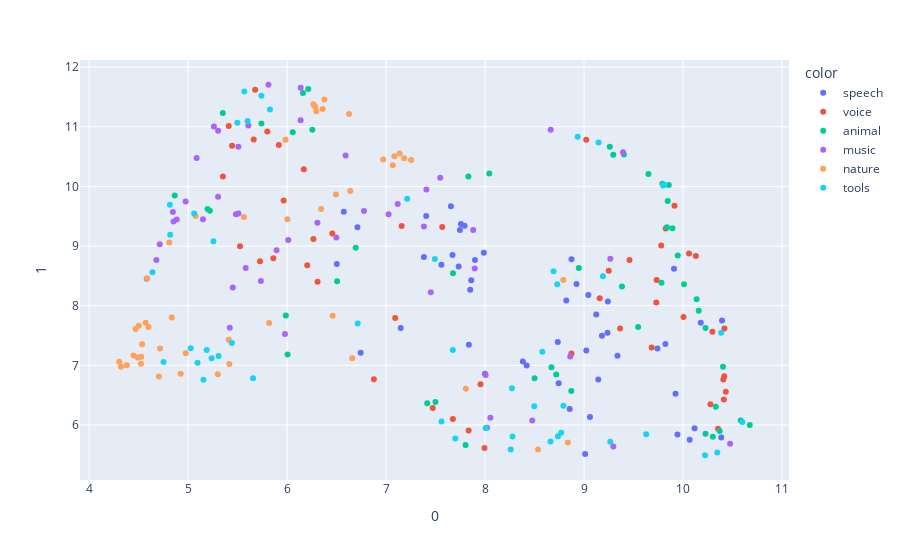
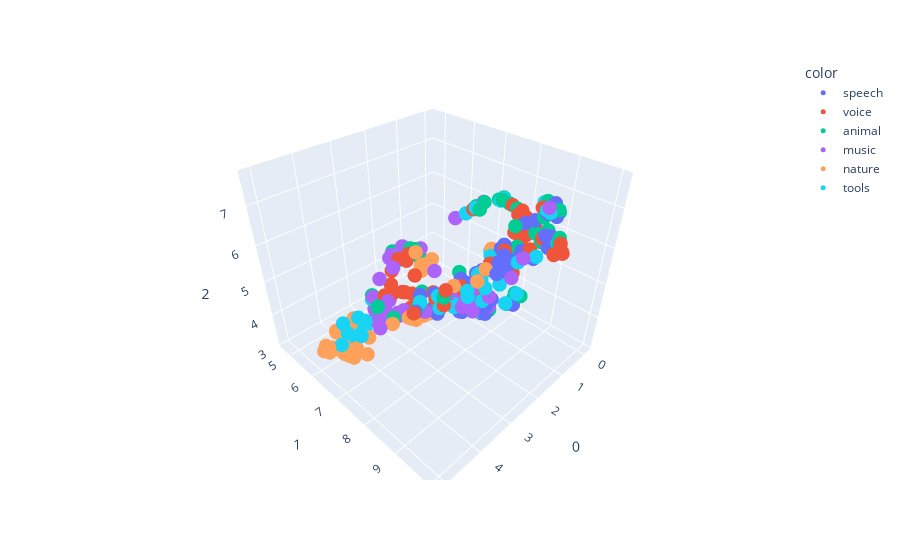

Notebook cell for these charts, in order:
### Code cell
umap_2d = UMAP(n_components=2, init='random', random_state=0)
umap_3d = UMAP(n_components=3, init='random', random_state=0)

proj_2d = umap_2d.fit_transform(data_sel_norm)
proj_3d = umap_3d.fit_transform(data_sel_norm)

fig_2d = px.scatter(
    proj_2d, x=0, y=1,
    color=data_labels
)
fig_3d = px.scatter_3d(
    proj_3d, x=0, y=1, z=2,
    color=data_labels
)
fig_3d.update_traces(marker_size=5)

fig_2d.show()
fig_3d.show()
